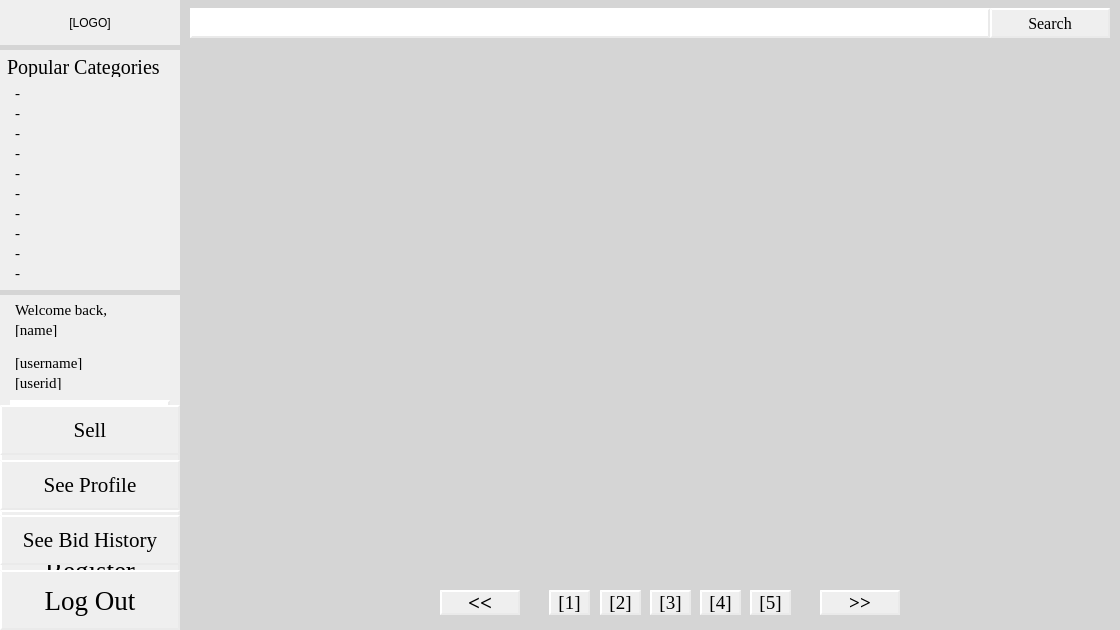
<?xml version="1.0" encoding="UTF-8"?>
<ui version="4.0">
 <class>Form</class>
 <widget class="QWidget" name="Form">
  <property name="geometry">
   <rect>
    <x>0</x>
    <y>0</y>
    <width>1120</width>
    <height>630</height>
   </rect>
  </property>
  <property name="windowTitle">
   <string>Form</string>
  </property>
  <property name="styleSheet">
   <string notr="true">

QWidget
{
	background-color: rgb(239, 239, 239);
}

QWidget#Form
{
	background-color: rgb(213, 213, 213);
}

QWidget#widget_qquickview
{
	background-color: rgba(0, 0, 0, 0);
}

QWidget
#widget_unused_1, #widget_unused_2, #widget_unused_3,
#widget_unused_4, #widget_unused_5, #widget_unused_6,
#widget_unused_7, #widget_unused_8, #widget_unused_9,
#widget_unused_10
{
	background-color: rgba(0, 0, 0, 0);
}

QPushButton {
	background-color: qlineargradient(x1:0, y1:0, x2:1, y2:1,
stop:0 rgba(234, 234, 234, 255), 
stop:0.5 rgba(249, 249, 249, 255),
stop:1 rgba(234, 234, 234, 255));
	border-style: outset;
    border-width: 2px;
    border-color: rgba(234, 234, 234, 255)
 }

 QPushButton:pressed {
	background-color: rgb(221, 221, 221);
 }

 QPushButton:hover {
	 background-color: qlineargradient(x1:0, y1:0, x2:1, y2:1,
stop:0 rgba(229, 229, 229, 255), 
stop:0.5 rgba(221, 221, 221, 255),
stop:1 rgba(229, 229, 229, 221));
    border-color: rgba(221, 128, 32, 255)
 }


QLineEdit {
	background-color:  rgba(255, 255, 255, 255);
	border-style: outset;
    border-width: 2px;
    border-color: rgba(234, 234, 234, 255)
 }
</string>
  </property>
  <widget class="QPushButton" name="pushButton_register">
   <property name="geometry">
    <rect>
     <x>0</x>
     <y>510</y>
     <width>180</width>
     <height>120</height>
    </rect>
   </property>
   <property name="font">
    <font>
     <family>Times New Roman</family>
     <pointsize>20</pointsize>
     <weight>50</weight>
     <bold>false</bold>
    </font>
   </property>
   <property name="text">
    <string>Register</string>
   </property>
  </widget>
  <widget class="QPushButton" name="pushButton_login">
   <property name="geometry">
    <rect>
     <x>0</x>
     <y>445</y>
     <width>180</width>
     <height>60</height>
    </rect>
   </property>
   <property name="font">
    <font>
     <family>Times New Roman</family>
     <pointsize>20</pointsize>
     <weight>50</weight>
     <bold>false</bold>
    </font>
   </property>
   <property name="text">
    <string>Log In</string>
   </property>
  </widget>
  <widget class="QWidget" name="widget_pop_cat" native="true">
   <property name="geometry">
    <rect>
     <x>0</x>
     <y>50</y>
     <width>180</width>
     <height>240</height>
    </rect>
   </property>
   <widget class="QLabel" name="label_pop_cat">
    <property name="geometry">
     <rect>
      <x>7</x>
      <y>7</y>
      <width>170</width>
      <height>20</height>
     </rect>
    </property>
    <property name="font">
     <font>
      <family>Times New Roman</family>
      <pointsize>15</pointsize>
      <weight>50</weight>
      <bold>false</bold>
     </font>
    </property>
    <property name="text">
     <string>Popular Categories</string>
    </property>
   </widget>
   <widget class="QLabel" name="label_cat_1">
    <property name="geometry">
     <rect>
      <x>15</x>
      <y>35</y>
      <width>150</width>
      <height>15</height>
     </rect>
    </property>
    <property name="font">
     <font>
      <family>Times New Roman</family>
      <pointsize>11</pointsize>
      <weight>50</weight>
      <bold>false</bold>
     </font>
    </property>
    <property name="text">
     <string>-</string>
    </property>
   </widget>
   <widget class="QLabel" name="label_cat_2">
    <property name="geometry">
     <rect>
      <x>15</x>
      <y>55</y>
      <width>150</width>
      <height>15</height>
     </rect>
    </property>
    <property name="font">
     <font>
      <family>Times New Roman</family>
      <pointsize>11</pointsize>
      <weight>50</weight>
      <bold>false</bold>
     </font>
    </property>
    <property name="text">
     <string>-</string>
    </property>
   </widget>
   <widget class="QLabel" name="label_cat_3">
    <property name="geometry">
     <rect>
      <x>15</x>
      <y>75</y>
      <width>150</width>
      <height>15</height>
     </rect>
    </property>
    <property name="font">
     <font>
      <family>Times New Roman</family>
      <pointsize>11</pointsize>
      <weight>50</weight>
      <bold>false</bold>
     </font>
    </property>
    <property name="text">
     <string>-</string>
    </property>
   </widget>
   <widget class="QLabel" name="label_cat_4">
    <property name="geometry">
     <rect>
      <x>15</x>
      <y>95</y>
      <width>150</width>
      <height>15</height>
     </rect>
    </property>
    <property name="font">
     <font>
      <family>Times New Roman</family>
      <pointsize>11</pointsize>
      <weight>50</weight>
      <bold>false</bold>
     </font>
    </property>
    <property name="text">
     <string>-</string>
    </property>
   </widget>
   <widget class="QLabel" name="label_cat_5">
    <property name="geometry">
     <rect>
      <x>15</x>
      <y>115</y>
      <width>150</width>
      <height>15</height>
     </rect>
    </property>
    <property name="font">
     <font>
      <family>Times New Roman</family>
      <pointsize>11</pointsize>
      <weight>50</weight>
      <bold>false</bold>
     </font>
    </property>
    <property name="text">
     <string>-</string>
    </property>
   </widget>
   <widget class="QLabel" name="label_cat_6">
    <property name="geometry">
     <rect>
      <x>15</x>
      <y>135</y>
      <width>150</width>
      <height>15</height>
     </rect>
    </property>
    <property name="font">
     <font>
      <family>Times New Roman</family>
      <pointsize>11</pointsize>
      <weight>50</weight>
      <bold>false</bold>
     </font>
    </property>
    <property name="text">
     <string>-</string>
    </property>
   </widget>
   <widget class="QLabel" name="label_cat_7">
    <property name="geometry">
     <rect>
      <x>15</x>
      <y>155</y>
      <width>150</width>
      <height>15</height>
     </rect>
    </property>
    <property name="font">
     <font>
      <family>Times New Roman</family>
      <pointsize>11</pointsize>
      <weight>50</weight>
      <bold>false</bold>
     </font>
    </property>
    <property name="text">
     <string>-</string>
    </property>
   </widget>
   <widget class="QLabel" name="label_cat_8">
    <property name="geometry">
     <rect>
      <x>15</x>
      <y>175</y>
      <width>150</width>
      <height>15</height>
     </rect>
    </property>
    <property name="font">
     <font>
      <family>Times New Roman</family>
      <pointsize>11</pointsize>
      <weight>50</weight>
      <bold>false</bold>
     </font>
    </property>
    <property name="text">
     <string>-</string>
    </property>
   </widget>
   <widget class="QLabel" name="label_cat_9">
    <property name="geometry">
     <rect>
      <x>15</x>
      <y>195</y>
      <width>150</width>
      <height>15</height>
     </rect>
    </property>
    <property name="font">
     <font>
      <family>Times New Roman</family>
      <pointsize>11</pointsize>
      <weight>50</weight>
      <bold>false</bold>
     </font>
    </property>
    <property name="text">
     <string>-</string>
    </property>
   </widget>
   <widget class="QLabel" name="label_cat_10">
    <property name="geometry">
     <rect>
      <x>15</x>
      <y>215</y>
      <width>150</width>
      <height>15</height>
     </rect>
    </property>
    <property name="font">
     <font>
      <family>Times New Roman</family>
      <pointsize>11</pointsize>
      <weight>50</weight>
      <bold>false</bold>
     </font>
    </property>
    <property name="text">
     <string>-</string>
    </property>
   </widget>
  </widget>
  <widget class="QWidget" name="widget_login" native="true">
   <property name="geometry">
    <rect>
     <x>0</x>
     <y>295</y>
     <width>180</width>
     <height>145</height>
    </rect>
   </property>
   <widget class="QLineEdit" name="lineEdit_user">
    <property name="geometry">
     <rect>
      <x>10</x>
      <y>37</y>
      <width>160</width>
      <height>30</height>
     </rect>
    </property>
    <property name="font">
     <font>
      <pointsize>12</pointsize>
     </font>
    </property>
   </widget>
   <widget class="QLabel" name="label_user_head">
    <property name="geometry">
     <rect>
      <x>10</x>
      <y>7</y>
      <width>160</width>
      <height>30</height>
     </rect>
    </property>
    <property name="font">
     <font>
      <family>Times New Roman</family>
      <pointsize>15</pointsize>
      <weight>50</weight>
      <bold>false</bold>
     </font>
    </property>
    <property name="text">
     <string>Username</string>
    </property>
   </widget>
   <widget class="QLineEdit" name="lineEdit_pass">
    <property name="geometry">
     <rect>
      <x>10</x>
      <y>105</y>
      <width>160</width>
      <height>30</height>
     </rect>
    </property>
    <property name="font">
     <font>
      <pointsize>12</pointsize>
     </font>
    </property>
   </widget>
   <widget class="QLabel" name="label_pass_head">
    <property name="geometry">
     <rect>
      <x>10</x>
      <y>75</y>
      <width>160</width>
      <height>30</height>
     </rect>
    </property>
    <property name="font">
     <font>
      <family>Times New Roman</family>
      <pointsize>15</pointsize>
      <weight>50</weight>
      <bold>false</bold>
     </font>
    </property>
    <property name="text">
     <string>Password</string>
    </property>
   </widget>
  </widget>
  <widget class="QLineEdit" name="lineEdit_search">
   <property name="geometry">
    <rect>
     <x>190</x>
     <y>8</y>
     <width>800</width>
     <height>30</height>
    </rect>
   </property>
   <property name="font">
    <font>
     <pointsize>12</pointsize>
    </font>
   </property>
  </widget>
  <widget class="QPushButton" name="pushButton_search">
   <property name="geometry">
    <rect>
     <x>990</x>
     <y>8</y>
     <width>120</width>
     <height>30</height>
    </rect>
   </property>
   <property name="font">
    <font>
     <family>Times New Roman</family>
     <pointsize>12</pointsize>
     <weight>50</weight>
     <bold>false</bold>
    </font>
   </property>
   <property name="text">
    <string>Search</string>
   </property>
  </widget>
  <widget class="QPushButton" name="pushButton_logout">
   <property name="geometry">
    <rect>
     <x>0</x>
     <y>570</y>
     <width>180</width>
     <height>60</height>
    </rect>
   </property>
   <property name="font">
    <font>
     <family>Times New Roman</family>
     <pointsize>20</pointsize>
     <weight>50</weight>
     <bold>false</bold>
    </font>
   </property>
   <property name="text">
    <string>Log Out</string>
   </property>
  </widget>
  <widget class="QPushButton" name="pushButton_seebidhistory">
   <property name="geometry">
    <rect>
     <x>0</x>
     <y>515</y>
     <width>180</width>
     <height>50</height>
    </rect>
   </property>
   <property name="font">
    <font>
     <family>Times New Roman</family>
     <pointsize>16</pointsize>
     <weight>50</weight>
     <bold>false</bold>
    </font>
   </property>
   <property name="text">
    <string>See Bid History</string>
   </property>
  </widget>
  <widget class="QPushButton" name="pushButton_sell">
   <property name="geometry">
    <rect>
     <x>0</x>
     <y>405</y>
     <width>180</width>
     <height>50</height>
    </rect>
   </property>
   <property name="font">
    <font>
     <family>Times New Roman</family>
     <pointsize>16</pointsize>
     <weight>50</weight>
     <bold>false</bold>
    </font>
   </property>
   <property name="text">
    <string>Sell</string>
   </property>
  </widget>
  <widget class="QPushButton" name="pushButton_seeprofile">
   <property name="geometry">
    <rect>
     <x>0</x>
     <y>460</y>
     <width>180</width>
     <height>50</height>
    </rect>
   </property>
   <property name="font">
    <font>
     <family>Times New Roman</family>
     <pointsize>16</pointsize>
     <weight>50</weight>
     <bold>false</bold>
    </font>
   </property>
   <property name="text">
    <string>See Profile</string>
   </property>
  </widget>
  <widget class="QWidget" name="widget_info" native="true">
   <property name="geometry">
    <rect>
     <x>0</x>
     <y>295</y>
     <width>180</width>
     <height>105</height>
    </rect>
   </property>
   <widget class="QLabel" name="label_name">
    <property name="geometry">
     <rect>
      <x>15</x>
      <y>27</y>
      <width>150</width>
      <height>15</height>
     </rect>
    </property>
    <property name="font">
     <font>
      <family>Times New Roman</family>
      <pointsize>11</pointsize>
      <weight>50</weight>
      <bold>false</bold>
     </font>
    </property>
    <property name="text">
     <string>[name]</string>
    </property>
   </widget>
   <widget class="QLabel" name="label_user">
    <property name="geometry">
     <rect>
      <x>15</x>
      <y>60</y>
      <width>150</width>
      <height>15</height>
     </rect>
    </property>
    <property name="font">
     <font>
      <family>Times New Roman</family>
      <pointsize>11</pointsize>
      <weight>50</weight>
      <bold>false</bold>
     </font>
    </property>
    <property name="text">
     <string>[username]</string>
    </property>
   </widget>
   <widget class="QLabel" name="label_userid">
    <property name="geometry">
     <rect>
      <x>15</x>
      <y>80</y>
      <width>150</width>
      <height>15</height>
     </rect>
    </property>
    <property name="font">
     <font>
      <family>Times New Roman</family>
      <pointsize>11</pointsize>
      <weight>50</weight>
      <bold>false</bold>
     </font>
    </property>
    <property name="text">
     <string>[userid]</string>
    </property>
   </widget>
   <widget class="QLabel" name="label_welcome">
    <property name="geometry">
     <rect>
      <x>15</x>
      <y>7</y>
      <width>150</width>
      <height>15</height>
     </rect>
    </property>
    <property name="font">
     <font>
      <family>Times New Roman</family>
      <pointsize>11</pointsize>
      <weight>50</weight>
      <bold>false</bold>
     </font>
    </property>
    <property name="text">
     <string>Welcome back,</string>
    </property>
   </widget>
  </widget>
  <widget class="QPushButton" name="pushButton_prev">
   <property name="geometry">
    <rect>
     <x>440</x>
     <y>590</y>
     <width>80</width>
     <height>25</height>
    </rect>
   </property>
   <property name="font">
    <font>
     <family>Times New Roman</family>
     <pointsize>16</pointsize>
     <weight>75</weight>
     <bold>true</bold>
    </font>
   </property>
   <property name="text">
    <string>&lt;&lt;</string>
   </property>
  </widget>
  <widget class="QPushButton" name="pushButton_next">
   <property name="geometry">
    <rect>
     <x>820</x>
     <y>590</y>
     <width>80</width>
     <height>25</height>
    </rect>
   </property>
   <property name="font">
    <font>
     <family>Times New Roman</family>
     <pointsize>14</pointsize>
     <weight>75</weight>
     <bold>true</bold>
    </font>
   </property>
   <property name="text">
    <string>&gt;&gt;</string>
   </property>
  </widget>
  <widget class="QPushButton" name="pushButton_p1">
   <property name="geometry">
    <rect>
     <x>549</x>
     <y>590</y>
     <width>41</width>
     <height>25</height>
    </rect>
   </property>
   <property name="font">
    <font>
     <family>Times New Roman</family>
     <pointsize>14</pointsize>
     <weight>50</weight>
     <bold>false</bold>
    </font>
   </property>
   <property name="text">
    <string>[1]</string>
   </property>
  </widget>
  <widget class="QPushButton" name="pushButton_p2">
   <property name="geometry">
    <rect>
     <x>600</x>
     <y>590</y>
     <width>41</width>
     <height>25</height>
    </rect>
   </property>
   <property name="font">
    <font>
     <family>Times New Roman</family>
     <pointsize>14</pointsize>
     <weight>50</weight>
     <bold>false</bold>
    </font>
   </property>
   <property name="text">
    <string>[2]</string>
   </property>
  </widget>
  <widget class="QPushButton" name="pushButton_p3">
   <property name="geometry">
    <rect>
     <x>650</x>
     <y>590</y>
     <width>41</width>
     <height>25</height>
    </rect>
   </property>
   <property name="font">
    <font>
     <family>Times New Roman</family>
     <pointsize>14</pointsize>
     <weight>50</weight>
     <bold>false</bold>
    </font>
   </property>
   <property name="text">
    <string>[3]</string>
   </property>
  </widget>
  <widget class="QPushButton" name="pushButton_p4">
   <property name="geometry">
    <rect>
     <x>700</x>
     <y>590</y>
     <width>41</width>
     <height>25</height>
    </rect>
   </property>
   <property name="font">
    <font>
     <family>Times New Roman</family>
     <pointsize>14</pointsize>
     <weight>50</weight>
     <bold>false</bold>
    </font>
   </property>
   <property name="text">
    <string>[4]</string>
   </property>
  </widget>
  <widget class="QPushButton" name="pushButton_p5">
   <property name="geometry">
    <rect>
     <x>750</x>
     <y>590</y>
     <width>41</width>
     <height>25</height>
    </rect>
   </property>
   <property name="font">
    <font>
     <family>Times New Roman</family>
     <pointsize>14</pointsize>
     <weight>50</weight>
     <bold>false</bold>
    </font>
   </property>
   <property name="text">
    <string>[5]</string>
   </property>
  </widget>
  <widget class="QWidget" name="widget_unused_1" native="true">
   <property name="geometry">
    <rect>
     <x>210</x>
     <y>60</y>
     <width>160</width>
     <height>240</height>
    </rect>
   </property>
  </widget>
  <widget class="QWidget" name="widget_unused_6" native="true">
   <property name="geometry">
    <rect>
     <x>210</x>
     <y>320</y>
     <width>160</width>
     <height>240</height>
    </rect>
   </property>
  </widget>
  <widget class="QWidget" name="widget_unused_2" native="true">
   <property name="geometry">
    <rect>
     <x>390</x>
     <y>60</y>
     <width>160</width>
     <height>240</height>
    </rect>
   </property>
  </widget>
  <widget class="QWidget" name="widget_unused_7" native="true">
   <property name="geometry">
    <rect>
     <x>390</x>
     <y>320</y>
     <width>160</width>
     <height>240</height>
    </rect>
   </property>
  </widget>
  <widget class="QWidget" name="widget_unused_9" native="true">
   <property name="geometry">
    <rect>
     <x>750</x>
     <y>320</y>
     <width>160</width>
     <height>240</height>
    </rect>
   </property>
  </widget>
  <widget class="QWidget" name="widget_unused_8" native="true">
   <property name="geometry">
    <rect>
     <x>570</x>
     <y>320</y>
     <width>160</width>
     <height>240</height>
    </rect>
   </property>
  </widget>
  <widget class="QWidget" name="widget_unused_3" native="true">
   <property name="geometry">
    <rect>
     <x>570</x>
     <y>60</y>
     <width>160</width>
     <height>240</height>
    </rect>
   </property>
  </widget>
  <widget class="QWidget" name="widget_unused_4" native="true">
   <property name="geometry">
    <rect>
     <x>750</x>
     <y>60</y>
     <width>160</width>
     <height>240</height>
    </rect>
   </property>
  </widget>
  <widget class="QWidget" name="widget_unused_5" native="true">
   <property name="geometry">
    <rect>
     <x>930</x>
     <y>60</y>
     <width>160</width>
     <height>240</height>
    </rect>
   </property>
  </widget>
  <widget class="QWidget" name="widget_unused_10" native="true">
   <property name="geometry">
    <rect>
     <x>930</x>
     <y>320</y>
     <width>160</width>
     <height>240</height>
    </rect>
   </property>
  </widget>
  <widget class="QWidget" name="widget_qquickview" native="true">
   <property name="geometry">
    <rect>
     <x>190</x>
     <y>50</y>
     <width>920</width>
     <height>520</height>
    </rect>
   </property>
   <zorder>label_name</zorder>
   <zorder>widget_info</zorder>
  </widget>
  <widget class="QLabel" name="label_logo">
   <property name="geometry">
    <rect>
     <x>0</x>
     <y>0</y>
     <width>180</width>
     <height>45</height>
    </rect>
   </property>
   <property name="text">
    <string>[LOGO]</string>
   </property>
   <property name="alignment">
    <set>Qt::AlignCenter</set>
   </property>
  </widget>
  <zorder>pushButton_register</zorder>
  <zorder>pushButton_login</zorder>
  <zorder>widget_pop_cat</zorder>
  <zorder>widget_login</zorder>
  <zorder>lineEdit_search</zorder>
  <zorder>pushButton_search</zorder>
  <zorder>pushButton_logout</zorder>
  <zorder>pushButton_seebidhistory</zorder>
  <zorder>pushButton_sell</zorder>
  <zorder>pushButton_seeprofile</zorder>
  <zorder>widget_info</zorder>
  <zorder>pushButton_prev</zorder>
  <zorder>pushButton_next</zorder>
  <zorder>pushButton_p1</zorder>
  <zorder>pushButton_p2</zorder>
  <zorder>pushButton_p3</zorder>
  <zorder>pushButton_p4</zorder>
  <zorder>pushButton_p5</zorder>
  <zorder>widget_unused_1</zorder>
  <zorder>widget_unused_6</zorder>
  <zorder>widget_unused_2</zorder>
  <zorder>widget_unused_7</zorder>
  <zorder>widget_unused_9</zorder>
  <zorder>widget_unused_8</zorder>
  <zorder>widget_unused_3</zorder>
  <zorder>widget_unused_4</zorder>
  <zorder>widget_unused_5</zorder>
  <zorder>widget_unused_10</zorder>
  <zorder>widget_qquickview</zorder>
  <zorder>label_userid</zorder>
  <zorder>label_logo</zorder>
 </widget>
 <resources>
  <include location="resource.qrc"/>
 </resources>
 <connections/>
</ui>
